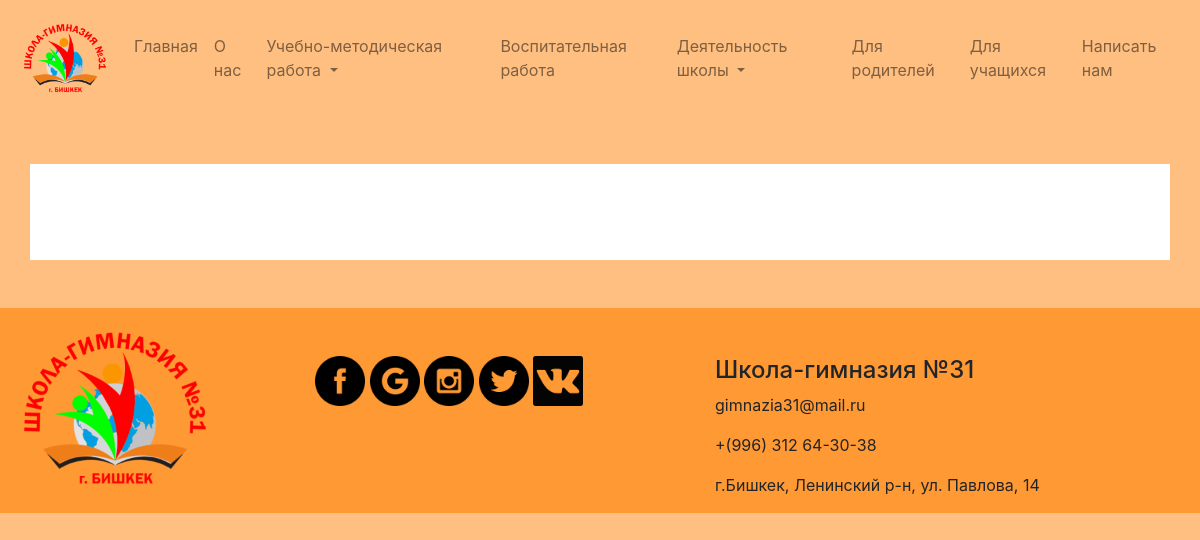
The app's page /activities/pedsostav/, older data.
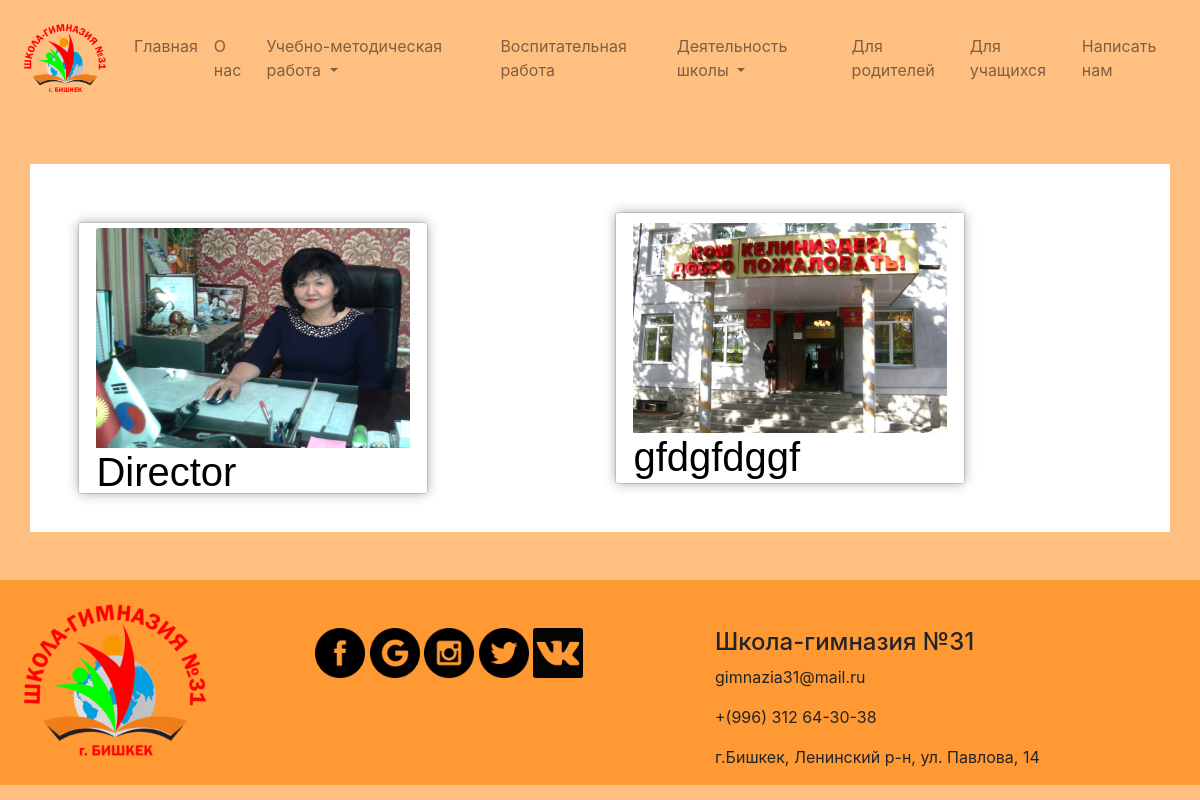
The same page, newer data.
### s31/models.py (models this page shows, shortened)
class Teacher(models.Model):
    img = models.ImageField(upload_to='media/', null=True, blank=True)
    position = models.CharField(max_length=255,verbose_name=u"Должность")
    number = models.IntegerField(verbose_name=u"Номер")
    name = models.CharField(max_length=255,verbose_name=u"Имя")
    email = models.CharField(max_length=30,verbose_name=u"email")
    id = models.IntegerField(primary_key=True,verbose_name="id")

### s31/views.py (the view)
# urls.py: url(r'^activities/pedsostav/$', PedsostavView.as_view(), name="pedsostav"),
class PedsostavView(TemplateView):
    template_name = 'activities/pedsostav.html'
    def dispatch(self, request, *args, **kwargs):
        context ={
            'teachers':Teacher.objects.all()
        }
        return  render(request, self.template_name, context)

### s31/templates/activities/pedsostav.html (shortened to what this page needs)
{% extends 'base.html' %}
{% block body %}
{% load staticfiles %}
<div class="container p-5 mt-5 mb-5" style="background: white;">
<div class="row">
{% for teacher in teachers %}
    <div class="col-lg-6 col-md-12 col-sm-12">
<div class='card-wrapper'>
  <div class='card' data-toggle-class='flipped'>
    <div class='card-front'>
        <div class="layer">
            <img src="{{ teacher.img.url }}" alt="" class="card-img-top mt-3" height="220px">
        <h1>{{ teacher.position }}</h1>
        </div>
    </div>
    <div class='card-back'>
      <div class='layer'>
        <div class='top'>
          <h2>{{ teacher.name }}</h2>
        </div>
        <div class='bottom'>
          <h3>
            <a href='#'>{{ teacher.number }}</a>
          </h3>
          <h3>
            <a href='#'>{{ teacher.email }}</a>
          </h3>
          <h3>
            <a href='https://www.twitter.com/lmenus' target='_blank'>lmenus</a>
          </h3>
          <h3>
            <a href='https://www.lmen.us' target='_blank'>lmen.us</a>
          </h3>
        </div>
      </div>
    </div>
  </div>
</div>
    </div>
{% endfor %}
</div>
    </div>
{% endblock %}

### s31/templates/base.html (shortened to what this page needs)
{% load staticfiles %}
<!doctype html>
<html lang="en">
<head>
    <link rel="stylesheet" href="https://maxcdn.bootstrapcdn.com/bootstrap/4.0.0-beta.2/css/bootstrap.min.css">
    <link rel="stylesheet" href={% static 'style.css' %} />
</head>
<body style="background:#ffbf80 ;">
    <nav class="navbar navbar-expand-lg navbar-light" style="background: #ffbf80" >
        <a class="navbar-brand ml-1" href="/">
                <img src={% static "image/cropped-logo2-300x300.png" %} alt="" style="width:90px;">
            </a>
        <div class="collapse navbar-collapse" id="navbarSupportedContent">
            <ul class="navbar-nav mr-auto">
                <li class="nav-item">
                    <a class="nav-link" href="/">Главная</a>
                </li>
                <li class="nav-item">
                    <a class="nav-link" href="{% url 'about'%}">О нас</a>
                </li>
                <li class="nav-item dropdown">
                    <a class="nav-link dropdown-toggle" href="#" id="navbarDropdown" role="button" data-toggle="dropdown" aria-haspopup="true" aria-expanded="false">
          Учебно-методическая работа
        </a>
                </li>
                <li class="nav-item">
                    <a class="nav-link" href="#">Воспитательная работа</a>
                </li>
                <li class="nav-item dropdown">
                    <a class="nav-link dropdown-toggle" href="#" id="navbarDropdown" role="button" data-toggle="dropdown" aria-haspopup="true" aria-expanded="false">
               Деятельность школы
        </a>
                </li>
                <li class="nav-item">
                    <a class="nav-link" href="#">Для родителей</a>
                </li>
                <li class="nav-item">
                    <a class="nav-link" href="#">Для учащихся</a>
                </li>
                <li class="nav-item">
                    <a href="{% url 'feedback'%}" class="nav-link">Написать нам</a>
                </li>
            </ul>
        </div>
    </nav>
{% block body %}
{% endblock %}
    <footer class="footer mt-5" style="background: #ff9933
">
        <div class="container-fluid">
            <div class="row">
                <div class="col-lg-3 col-md-6 col-sm-12">
                    <img src={% static "image/cropped-logo2-300x300.png" %} alt="" width="200">
                </div>
                <div class="col-lg-5 order-md-3 col-sm-12 mt-5">
                    <h4>Школа-гимназия №31</h4>
                    <p>gimnazia31@mail.ru</p>
                    <p>+(996) 312 64-30-38</p>
                    <p>г.Бишкек, Ленинский р-н, ул. Павлова, 14</p>
                </div>
                <div class="col-lg-4 col-md-6 col-sm-12 mt-5">
                    <img src={% static "image/face.png" %} alt="" style="width:50px;">
                    <img src={% static "image/go.png" %} alt="" style="width:50px;">
                    <img src={% static "image/inst.png" %} alt="" style="width:50px;">
                    <img src={% static "image/tw.png" %} alt="" style="width:50px;">
                    <img src={% static "image/vk.png" %} alt="" style="width:50px;">
                </div>
            </div>
        </div>
    </footer>
</body>
</html>

### s31/templates/activities/pedsostav.html (style rules this page uses)
*, *:before, *:after { box-sizing: border-box; margin: 0; padding: 0; }
a { color: inherit; text-decoration: none; }
.card { color: black; font-family: 'Fira Sans', sans-serif; height: 100%; left: 0; position: absolute; top: 0; -webkit-transform-origin: 100% 50%; transform-origin: 100% 50%; -webkit-transform-style: preserve-3d; transform-style: preserve-3d; width: 100%; -webkit-tap-highlight-color: transparent; -webkit-transition: -webkit-transform 0.6s cubic-bezier(0.49, 0.23, 0.58, 0.49); transition: -webkit-transform 0.6s cubic-bezier(0.49, 0.23, 0.58, 0.49); transition: transform 0.6s cubic-bezier(0.49, 0.23, 0.58, 0.49); transition: transform 0.6s cubic-bezier(0.49, 0.23, 0.58, 0.49), -webkit-transform 0.6s cubic-bezier(0.49, 0.23, 0.58, 0.49); }
.card-front, .card-back { -webkit-backface-visibility: hidden; backface-visibility: hidden; border-radius: 1px; box-shadow: 0px -6px 8px 0px rgba(0, 0, 0, 0.1), 0px 6px 8px 0px rgba(0, 0, 0, 0.1), 6px 0px 8px 0px rgba(0, 0, 0, 0.1), -6px 0px 8px 0px rgba(0, 0, 0, 0.1); cursor: pointer; height: 100%; left: 0; padding: 5%; position: absolute; top: 0; width: 100%; }
.card-back { -webkit-transform: rotateY(180deg); transform: rotateY(180deg); }
.card-back .layer { color: #302f34; height: 100%; position: relative; width: 100%; }
.card-back .layer:after { content: ''; display: block; height: 100%; left: 0; position: absolute; top: 0; width: 100%; }
.card-back .layer .top, .card-back .layer .bottom { left: 8%; position: absolute; z-index: 1; }
.card-back .layer .top { top: 12%; }
.card-back .layer .bottom { bottom: 12%; }
.card-back .layer h2, .card-back .layer h3, .card-back .layer h4 { font-weight: 400; margin: 2px 0; }
.card-back .layer h2 { font-size: 18px; font-weight: 500; text-transform: uppercase; }
.card-back .layer h3 { font-size: 16px; }
.card-front .layer { -webkit-backface-visibility: hidden; backface-visibility: hidden; display: -webkit-box; display: -ms-flexbox; display: flex; -webkit-box-orient: vertical; -webkit-box-direction: normal; -ms-flex-direction: column; flex-direction: column; height: 100%; -webkit-box-pack: center; -ms-flex-pack: center; justify-content: center; position: relative; width: 100%; }
.card-wrapper { height: 271.76471px; max-width: 350px; -webkit-perspective: 600px; perspective: 600px; position: relative; width: 100%; -webkit-transition: -webkit-transform 1s; transition: -webkit-transform 1s; transition: transform 1s; transition: transform 1s, -webkit-transform 1s; }

Row changes from the older to the newer data that the page shows:
added Teacher: img (picture), position "Director"
added Teacher: img (picture), position "gfdgfdggf"
